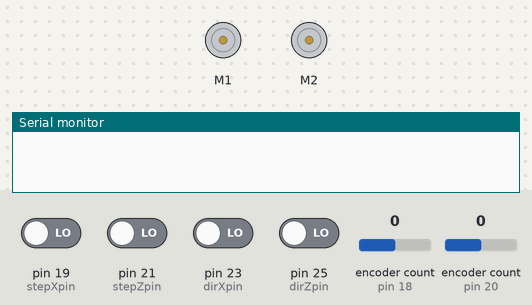
The sketch below on a simulated Arduino Mega 2560, built with avr-gcc and run on an emulated ATmega2560. Parts: 2 × DC motor (green arrow = forward, orange = backward, longer = faster), the last lines printed to the serial monitor. The inputs (shaded band) are chosen by the test bench; at power-on: pin 19 (stepXpin), pin 21 (stepZpin), pin 23 (dirXpin), pin 25 (dirZpin) LOW, encoder count (sensors on pin 18, pin 20) 0.

Above: at 1.2 s.
1.3 s: encoder count (sensor on pin 18) set to 1
At 1.9 s:
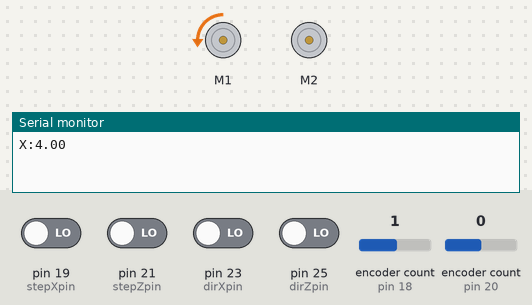
4.3 s: encoder count (sensor on pin 20) set to 1
At 4.68 s:
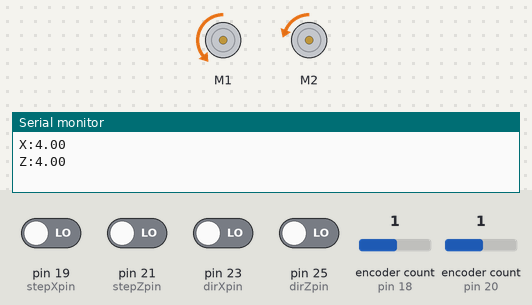
At 6.18 s:
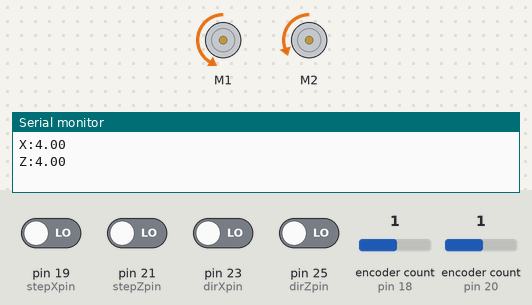
7.3 s: pin 21 (stepZpin) driven HIGH
At 8.14 s:
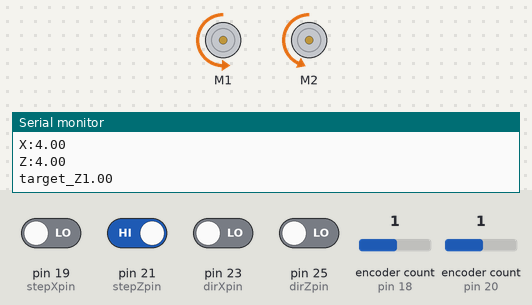
10.3 s: pin 19 (stepXpin) driven HIGH
13.3 s: encoder count (sensor on pin 18) set to 2
16.3 s: encoder count (sensor on pin 18) set to 1
Timing chart, 0 to 18.8 s (numbered marks = the images above; inputs shaded):
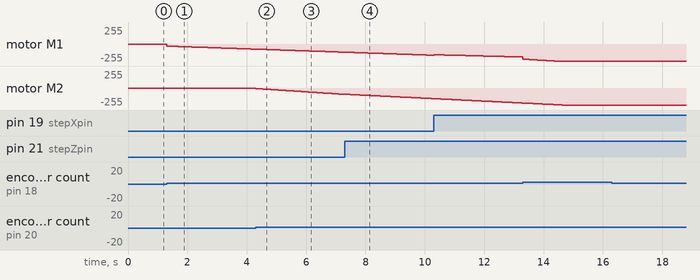

The sketch:

dcservodrive.ino
```cpp
/* Arduino sketch to take Step & Direction signals from a gcode interpreter (such as a tinyg) and drives
   a dc servo motor with encoder feedback using a Sparkfun Ardumoto shield. This sketch is customized for Two
   motors called X and Z and needs a mega2650 - a single motor version should work on a Uno.

   pins are - encoder inputs:
   XPinA 18 // interrupt 5
   XPinB 22
   ZPinA 20  // interrupt 3
   ZPinB 24

   Step & direction inputs:
   stepXpin 19
   stepZpin 21
   dirXpin 23
   dirZpin 25

   */


// Timer2 does not interfere with pwm2 on the mega2650
#include <FlexiTimer2.h>
// excellent PID library with all the professional touches
#include <PID_v1.h>
// use the adafruit motor control library for managing the DC motor
// Depending - a version of this has been hacked to work with the beefier Ardumoto shield.
#include <AFMotor.h>
// quadrature encoder library
#include <Encoder.h>

// create the motor driver instances
AF_DCMotor motorX(1, MOTOR12_8KHZ);
AF_DCMotor motorZ(2, MOTOR12_8KHZ);

//set up pins for the quadrature encoder - only mega2560 has these, uno only has pins 2,3 and 3 is the 2nd motor pwm output
#define encoderXPinA 18  // interrupt 5
#define encoderXPinB 22
#define encoderZPinA 20  // interrupt 3
#define encoderZPinB 24

#define stepXpin 19  // put these on interrupts
#define stepZpin 21
#define dirXpin 23
#define dirZpin 25

// For the PIDLib, double 'PositionX' is the Input - these used to be a 'volatile int' as they were updated in ISR but this works
// and eleminates some duplicate variables (space) and copying one to another (time).
double PositionX;
double PositionZ;
// For sending output thru serial only when it has changed
double oldPositionX = 0;
double oldPositionZ = 0;

//PID controller constants
double KP_X = 8; //position multiplier (gain)
double KI_X = 4.0; // Intergral multiplier (gain) - was 0.05 - use 0 for testing, simple P controller
double KD_X = .03; // derivative multiplier (gain)

double KP_Z = 2;
double KI_Z = 8.0;
double KD_Z = .01;

// The Output variable motor speed to the motor driver
double ms_X;
double ms_Z;
// Setpoint
double target_X = 0;
double target_Z = 0;
double old_target_X = 0;
double old_target_Z = 0;


// PID Lib
PID myPID_X(&PositionX, &ms_X, &target_X,KP_X,KI_X,KD_X, DIRECT);
PID myPID_Z(&PositionZ, &ms_Z, &target_Z,KP_Z,KI_Z,KD_Z, DIRECT);

// encoders
Encoder XEnc(encoderXPinA, encoderXPinB);
Encoder ZEnc(encoderZPinA, encoderZPinB);

void setup() {

  // needed only for debugging
  Serial.begin(115200);

  pinMode(stepXpin, INPUT);
  pinMode(stepZpin, INPUT);
  pinMode(dirXpin, INPUT);
  pinMode(dirZpin, INPUT);

  // the stepper simulator
  attachInterrupt(4, doXstep, RISING);  // pin 19 interrupt X step
  attachInterrupt(2, doZstep, RISING);  // pin 21 interrupt Z step

  // we want direction also, change from default 0 to 255 to -255 to 255
  myPID_X.SetOutputLimits(-255,255);
  myPID_Z.SetOutputLimits(-255,255);
  // compute output every 2mSec - 200mSec way too slow.
  myPID_X.SetSampleTime(2);
  myPID_Z.SetSampleTime(2);
  // PID on
  myPID_X.SetMode(AUTOMATIC);
  myPID_Z.SetMode(AUTOMATIC);

  // this was tuned to be responsive to rapid movement and yet not step on the encoder interrupts too much
  // every 2 1/1000ths of a second, or 2mSec
  FlexiTimer2::set(2, 1.0/1000, doPID);
  // all the PID calculation are done in an interrupt so the loop() just takes care of positioning
  FlexiTimer2::start();

}

void loop() {

  PositionX = XEnc.read();
  PositionZ = ZEnc.read();
  // debugging position encoders if needed
 if (oldPositionX != PositionX) {
    Serial.print("X:");
    Serial.println(PositionX);
    oldPositionX = PositionX;
  }
  if (oldPositionZ != PositionZ) {
    Serial.print("Z:");
    Serial.println(PositionZ);
    oldPositionZ = PositionZ;
  }

  // debugging stepping input if needed
  if ( target_X != old_target_X ) {
    Serial.print("target_X:");
    Serial.println(target_X);
    old_target_X = target_X;
  }
  if ( target_Z != old_target_Z ) {
    Serial.print("target_Z");
    Serial.println(target_Z);
    old_target_Z = target_Z;
  }


}


void doXstep() {
  if ( digitalRead(dirXpin) == HIGH ) target_X--;
  else target_X++;
}

void doZstep() {
  if ( digitalRead(dirZpin) == HIGH ) target_Z--;
  else target_Z++;
}


void doPID() {
  interrupts();   // reading encoders gets off position if this is not interrupted.

  myPID_X.Compute();
  myPID_Z.Compute();
  int directionX; //determine the direction to go in since the adafruit controller expects positive values
  int directionZ;

  if(ms_X > 0){
    directionX = FORWARD;
  }
  if(ms_X < 0){
    directionX = BACKWARD;
  }

  if(ms_Z > 0) {
    directionZ = FORWARD;
  }
  if(ms_Z < 0) {
    directionZ = BACKWARD;
  }

  motorX.setSpeed(abs(int(ms_X)));
  motorZ.setSpeed(abs(int(ms_Z)));
  motorX.run(directionX);
  motorZ.run(directionZ);
}
```

Measured:
- after the input at 1.3 s, motor M1: moves from stopped to backward 77/255 over 3.0 s, starting at once
- after the input at 4.3 s, motor M2: moves from stopped to backward 95/255 over 3.0 s, starting at once
